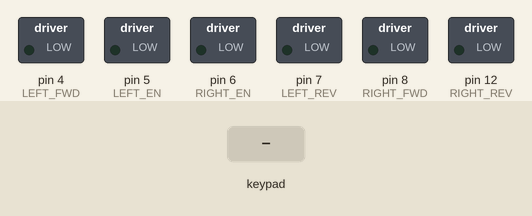
A sketch run on a simulated Arduino Uno, built with avr-gcc and run on an emulated ATmega328P. Parts: switched loads named in the sketch (green lamp = pin HIGH). The inputs (shaded band) are chosen by the test bench.

Above: at 1.2 s.
1.3 s: key 'U' pressed
At 1.45 s:
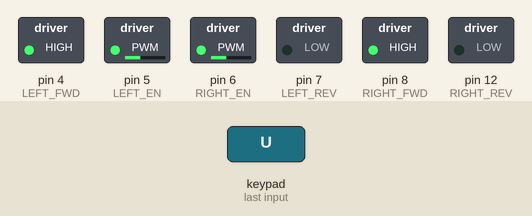
3.4 s: key 'D' pressed
At 3.86 s:
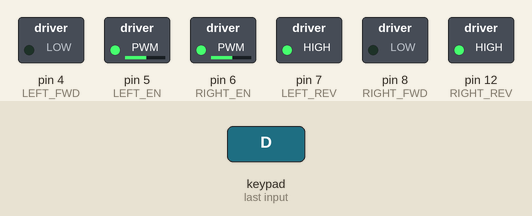
5.5 s: key 'L' pressed
At 5.92 s:
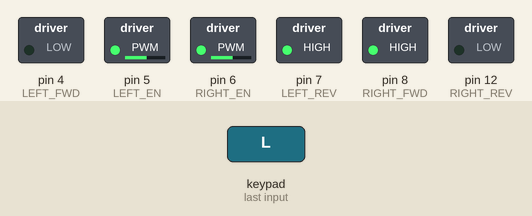
7.6 s: key 'R' pressed
At 8.02 s:
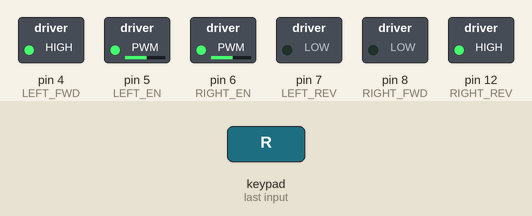
Timing chart, 0 to 10.6 s (numbered marks = the images above; inputs shaded):
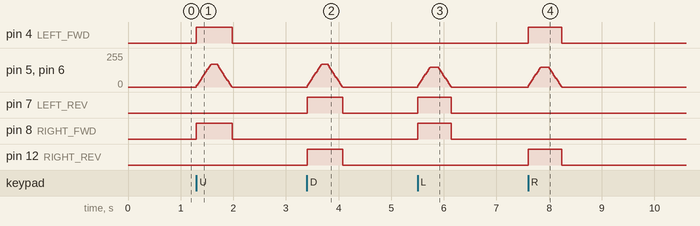

Measured:
- after the input at 1.3 s, pin 4 (LEFT_FWD), pin 8 (RIGHT_FWD): LOW → HIGH at once, → LOW 0.68 s later; pin 5 (LEFT_EN), pin 6 (RIGHT_EN): rises from 0/255 to 170/255 in 0.28 s, then falls to 0/255 in 0.40 s
- after the input at 3.4 s, pin 5 (LEFT_EN), pin 6 (RIGHT_EN): rises from 0/255 to 170/255 in 0.28 s, then falls to 0/255 in 0.40 s; pin 7 (LEFT_REV), pin 12 (RIGHT_REV): LOW → HIGH at once, → LOW 0.68 s later
- after the input at 5.5 s, pin 5 (LEFT_EN), pin 6 (RIGHT_EN): rises from 0/255 to 150/255 in 0.24 s, then falls to 0/255 in 0.40 s; pin 7 (LEFT_REV), pin 8 (RIGHT_FWD): LOW → HIGH at once, → LOW 0.64 s later
- after the input at 7.6 s, pin 4 (LEFT_FWD), pin 12 (RIGHT_REV): LOW → HIGH at once, → LOW 0.64 s later; pin 5 (LEFT_EN), pin 6 (RIGHT_EN): rises from 0/255 to 150/255 in 0.24 s, then falls to 0/255 in 0.40 s

The sketch:

rc-car.ino
```cpp
/*
  Custom RC Car
  Arduino Uno + sensor shield, one L298N dual motor controller, four 3-6 V gear
  motors, Bluetooth serial module, driven from the Dabble phone app (Gamepad module).

  Drive layout: tank drive. The two left motors are wired in parallel on channel A
  and the two right motors are wired in parallel on channel B, so each side always
  turns together. The car turns by running the sides at different speeds, the same
  way a tank does.

  Wiring
    Bluetooth TX  -> D2   (Arduino receives here)
    Bluetooth RX  -> D3   (Arduino transmits here)
    L298N channel A (left):   ENA -> D5 (PWM)   IN1 -> D4   IN2 -> D7
    L298N channel B (right):  ENB -> D6 (PWM)   IN3 -> D8   IN4 -> D12
    All grounds tied together.
*/

#define CUSTOM_SETTINGS
#define INCLUDE_GAMEPAD_MODULE
#include <Dabble.h>

// ---- Pin map -------------------------------------------------------------
const uint8_t BT_RX_PIN = 2;
const uint8_t BT_TX_PIN = 3;

const uint8_t LEFT_EN   = 5;    // ENA: PWM speed, left pair
const uint8_t LEFT_FWD  = 4;
const uint8_t LEFT_REV  = 7;

const uint8_t RIGHT_EN  = 6;    // ENB: PWM speed, right pair
const uint8_t RIGHT_FWD = 8;
const uint8_t RIGHT_REV = 12;

// ---- Tuning --------------------------------------------------------------
const int SPEED_CRUISE = 170;   // 0 to 255. Default driving speed. About 4.7 V at the motors.
const int SPEED_BOOST  = 215;   // Held while the Triangle button is down. About 6 V at the motors.
const int SPEED_TURN   = 150;   // Spin-in-place speed. Lower is easier to control.
const int RAMP_STEP    = 12;    // Largest change in PWM per control cycle.
const unsigned long CYCLE_MS = 20;   // Control loop period (50 Hz).

// ---- State ---------------------------------------------------------------
int leftTarget = 0,  rightTarget = 0;    // What the driver is asking for, -255 to 255
int leftNow    = 0,  rightNow    = 0;    // What the motors are actually getting
unsigned long lastCycle = 0;

// Send one signed speed to one side of the car.
// Positive = forward, negative = reverse, zero = coast to a stop.
void driveSide(uint8_t enPin, uint8_t fwdPin, uint8_t revPin, int speed) {
  digitalWrite(fwdPin, speed > 0 ? HIGH : LOW);
  digitalWrite(revPin, speed < 0 ? HIGH : LOW);
  analogWrite(enPin, abs(speed));
}

// Move "now" toward "target" by at most RAMP_STEP so the motors never see a
// sudden jump from full forward to full reverse.
int ramp(int now, int target) {
  if (target > now) return min(now + RAMP_STEP, target);
  if (target < now) return max(now - RAMP_STEP, target);
  return now;
}

void setup() {
  pinMode(LEFT_EN, OUTPUT);   pinMode(LEFT_FWD, OUTPUT);   pinMode(LEFT_REV, OUTPUT);
  pinMode(RIGHT_EN, OUTPUT);  pinMode(RIGHT_FWD, OUTPUT);  pinMode(RIGHT_REV, OUTPUT);
  driveSide(LEFT_EN,  LEFT_FWD,  LEFT_REV,  0);
  driveSide(RIGHT_EN, RIGHT_FWD, RIGHT_REV, 0);

  Dabble.begin(9600, BT_RX_PIN, BT_TX_PIN);   // Match the Bluetooth module's baud rate.
}

void loop() {
  Dabble.processInput();    // Read whatever the phone has sent since last time.

  // 1. Turn button state into a target speed for each side.
  int speed = GamePad.isTrianglePressed() ? SPEED_BOOST : SPEED_CRUISE;

  if (!Dabble.isAppConnected()) {          // Phone out of range or app closed: stop.
    leftTarget = 0;             rightTarget = 0;
  } else if (GamePad.isUpPressed()) {
    leftTarget = speed;         rightTarget = speed;
  } else if (GamePad.isDownPressed()) {
    leftTarget = -speed;        rightTarget = -speed;
  } else if (GamePad.isLeftPressed()) {    // Left side backward, right side forward.
    leftTarget = -SPEED_TURN;   rightTarget = SPEED_TURN;
  } else if (GamePad.isRightPressed()) {
    leftTarget = SPEED_TURN;    rightTarget = -SPEED_TURN;
  } else {                                 // Nothing held: stop.
    leftTarget = 0;             rightTarget = 0;
  }

  // 2. Every 20 ms, step the real motor output toward the target.
  unsigned long nowMs = millis();
  if (nowMs - lastCycle >= CYCLE_MS) {
    lastCycle = nowMs;
    leftNow  = ramp(leftNow,  leftTarget);
    rightNow = ramp(rightNow, rightTarget);
    driveSide(LEFT_EN,  LEFT_FWD,  LEFT_REV,  leftNow);
    driveSide(RIGHT_EN, RIGHT_FWD, RIGHT_REV, rightNow);
  }
}
```
